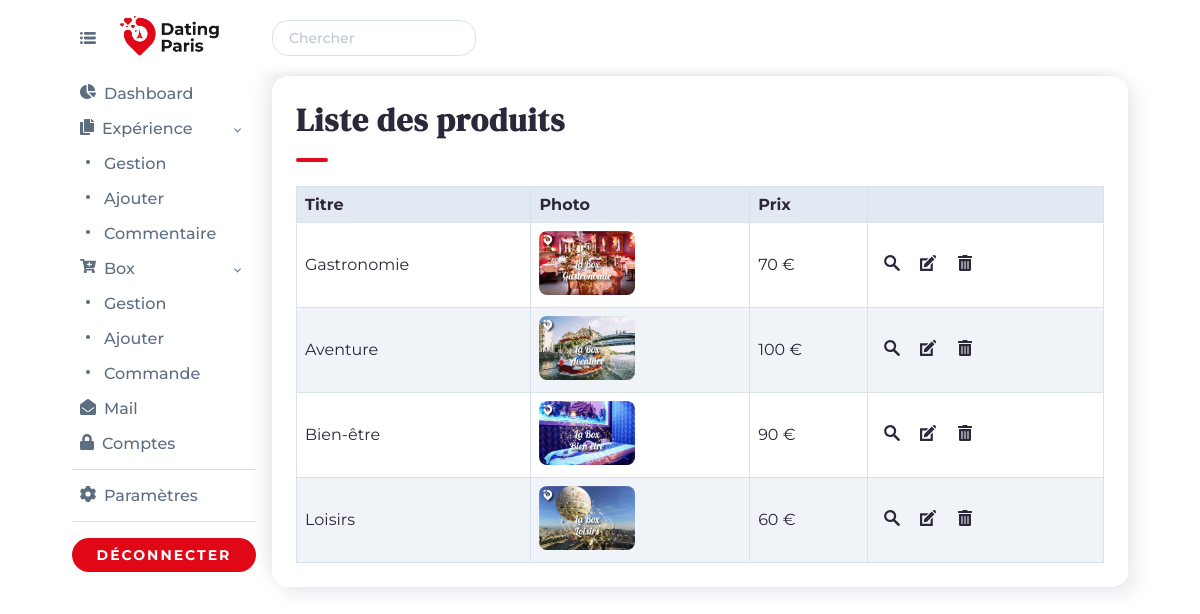
The app's page /admin/gestion-box (signed in), older data.
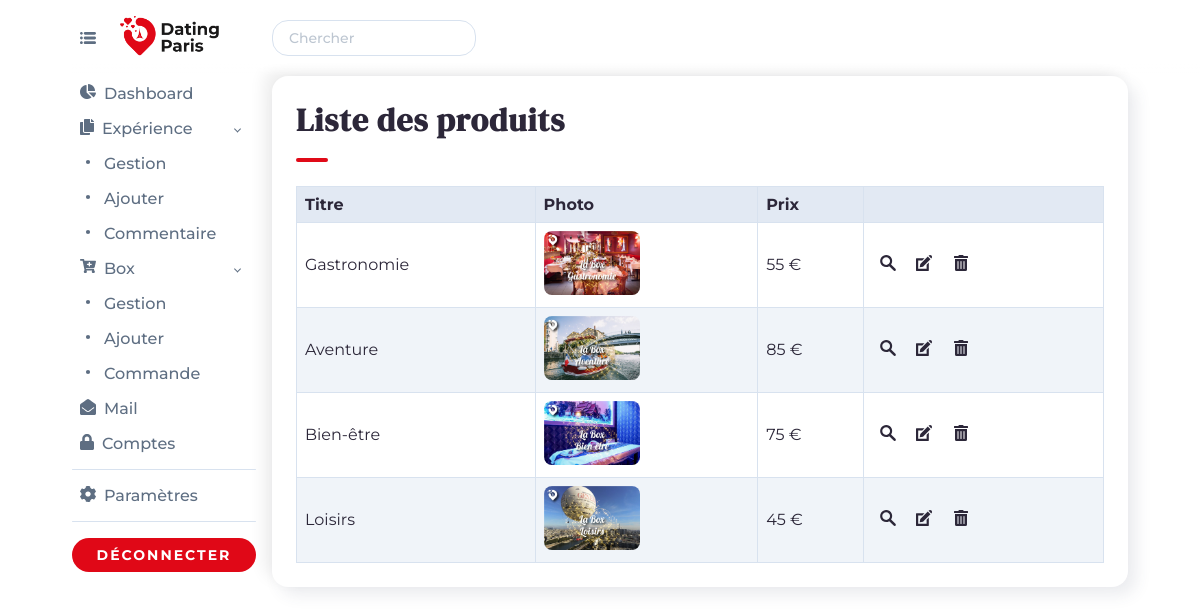
The same page, newer data.
### tables this page shows
CREATE TABLE `produit` (
  `id_produit` int(11) NOT NULL,
  `titre` varchar(255) NOT NULL,
  `description` text NOT NULL,
  `photo` varchar(255) NOT NULL,
  `prix` float NOT NULL,
  `stock` int(11) NOT NULL
);

### admin/gestion-box.php (the view, shortened to what this page needs)
<?php
require_once("../include/init.php");
$pdo_statement = $pdo_object->prepare("SELECT * FROM produit");
$pdo_statement->execute();
require_once("../include/header-admin.php");
?>
                <div class="block_admin_davy">
                    <h1 class="h1_moyen_davy">Liste des produits</h1>
                    <hr class="anime_scroll_davy">
                    <div class="table_responsive_davy">
                        <table>
                            <thead>
                                <tr>
                                    <th>Titre</th>
                                    <th>Photo</th>
                                    <th>Prix</th>
                                    <th></th>
                                </tr>
                            </thead>
                            <tbody>
                                <?php if ($pdo_statement->rowCount() > 0) : ?>
                                <?php while ($produit_array = $pdo_statement->fetch(PDO::FETCH_ASSOC)) : ?>
                                <tr>
                                    <td><?= $produit_array['titre'] ?></td>
                                    <td><img src="<?= URL ?>/images/<?= $produit_array['photo'] ?>" class="image_admin_davy" alt="<?= $produit_array['photo'] ?>"></td>
                                    <td><?= $produit_array['prix'] ?> €</td>
                                    <td>
                                        <a href="<?= URL ?>/box=<?= $produit_array['id_produit'] ?>" title="Voir">
                                        </a>
                                        <a href="<?= URL ?>/admin/modifier-box?id=<?= $produit_array['id_produit'] ?>" title="Modifier">
                                        </a>
                                        <a href="<?= URL ?>/admin/gestion-box?supprimer=<?= $produit_array['id_produit'] ?>" onclick="return(confirm('Souhaitez-vous supprimer ?'))" title="Supprimer">
                                        </a>
                                    </td>
                                </tr>
                                <?php endwhile; ?>
                                <?php else : ?>
                                <tr>
                                    <td colspan="6" class="text_center_davy">Aucun produit</td>
                                </tr>
                                <?php endif; ?>
                            </tbody>
                        </table>
                    </div>
                </div>
<?php
require_once("../include/footer-admin.php");
?>

Row changes from the older to the newer data that the page shows:
changed produit "Gastronomie": prix "70" → "55"
changed produit "Aventure": prix "100" → "85"
changed produit "Bien-être": prix "90" → "75"
changed produit "Loisirs": prix "60" → "45"
